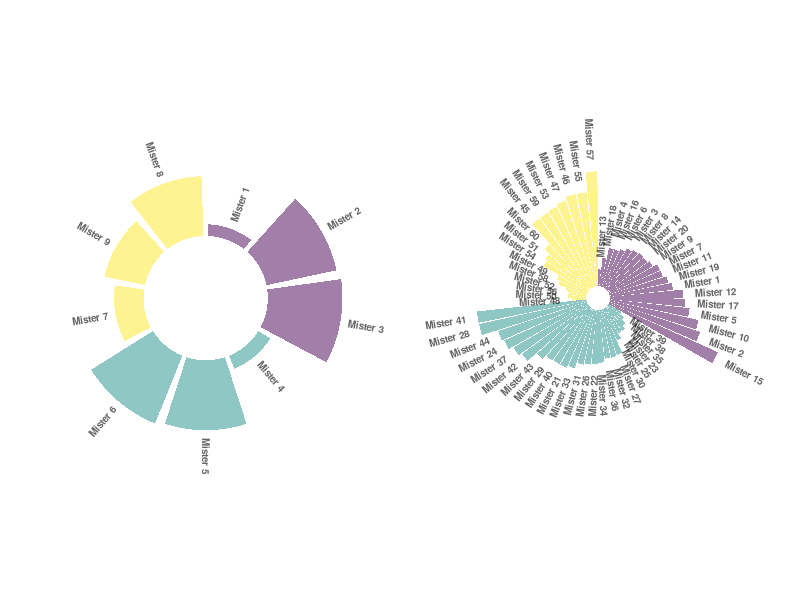
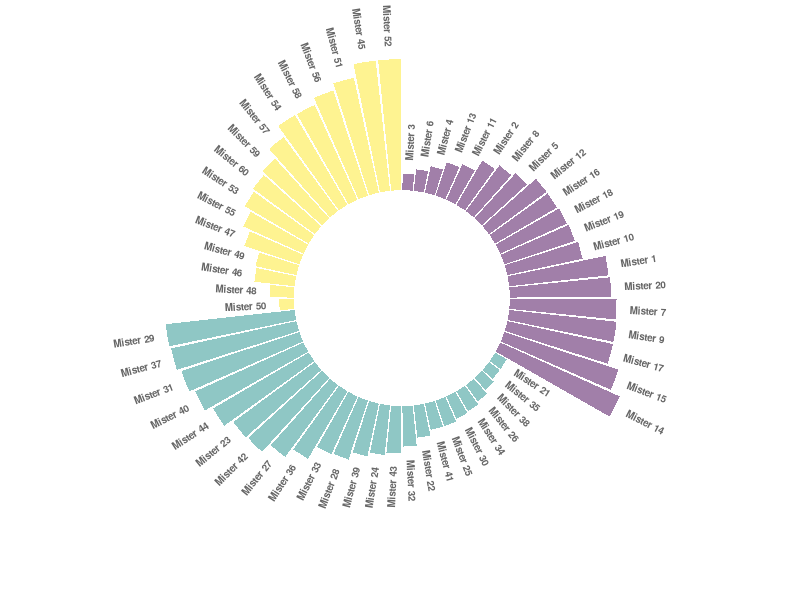

Write R code to recreate these figures, in order.
## ---- chunk 1
# package
library(tidyverse)
library(viridis)
library(patchwork)

# Create dataset
data=data.frame(
  individual=paste( "Mister ", seq(1,9), sep=""),
  group=c( rep('A', 3), rep('C', 3), rep('D', 3)) ,
  value=sample( seq(10,100), 9, replace=T)
)
data = data %>% arrange(group, value)

# Set a number of 'empty bar' to add at the end of each group
empty_bar=1
to_add = data.frame( matrix(NA, empty_bar*nlevels(data$group), ncol(data)) )
colnames(to_add) = colnames(data)
to_add$group=rep(levels(data$group), each=empty_bar)
data=rbind(data, to_add)
data=data %>% arrange(group)
data$id=seq(1, nrow(data))
 
# Get the name and the y position of each label
label_data=data
number_of_bar=nrow(label_data)
angle= 90 - 360 * (label_data$id-0.5) /number_of_bar     # I substract 0.5 because the letter must have the angle of the center of the bars. Not extreme right(1) or extreme left (0)
label_data$hjust<-ifelse( angle < -90, 1, 0)
label_data$angle<-ifelse(angle < -90, angle+180, angle)
 

# Make the plot
p1 = ggplot(data, aes(x=as.factor(id), y=value, fill=group)) +       # Note that id is a factor. If x is numeric, there is some space between the first bar
  
  geom_bar(aes(x=as.factor(id), y=value, fill=group), stat="identity", alpha=0.5) +
  scale_fill_viridis(discrete=TRUE) +
  ylim(-80,120) +
  theme_minimal() +
  theme(
    legend.position = "none",
    axis.text = element_blank(),
    axis.title = element_blank(),
    panel.grid = element_blank(),
    plot.margin = unit(rep(-1,4), "cm") 
  ) +
  coord_polar() + 
  geom_text(data=label_data, aes(x=id, y=value+10, label=individual, hjust=hjust), color="black", fontface="bold",alpha=0.6, size=2.5, angle= label_data$angle, inherit.aes = FALSE ) 
  


# Create dataset 2
data=data.frame(
  individual=paste( "Mister ", seq(1,60), sep=""),
  group=c( rep('A', 20), rep('C', 24), rep('D', 16)) ,
  value=sample( seq(10,100), 60, replace=T)
)
data = data %>% arrange(group, value)

# Set a number of 'empty bar' to add at the end of each group
empty_bar=1
to_add = data.frame( matrix(NA, empty_bar*nlevels(data$group), ncol(data)) )
colnames(to_add) = colnames(data)
to_add$group=rep(levels(data$group), each=empty_bar)
data=rbind(data, to_add)
data=data %>% arrange(group)
data$id=seq(1, nrow(data))
 
# Get the name and the y position of each label
label_data=data
number_of_bar=nrow(label_data)
angle= 90 - 360 * (label_data$id-0.5) /number_of_bar     # I substract 0.5 because the letter must have the angle of the center of the bars. Not extreme right(1) or extreme left (0)
label_data$hjust<-ifelse( angle < -90, 1, 0)
label_data$angle<-ifelse(angle < -90, angle+180, angle)
 

# Make the plot
p2 <- ggplot(data, aes(x=as.factor(id), y=value, fill=group)) +       # Note that id is a factor. If x is numeric, there is some space between the first bar
  
  geom_bar(aes(x=as.factor(id), y=value, fill=group), stat="identity", alpha=0.5) +
  scale_fill_viridis(discrete=TRUE) +
  ylim(-10,120) +
  theme_minimal() +
  theme(
    legend.position = "none",
    axis.text = element_blank(),
    axis.title = element_blank(),
    panel.grid = element_blank(),
    plot.margin = unit(rep(-1,4), "cm") 
  ) +
  coord_polar() + 
  geom_text(data=label_data, aes(x=id, y=value+10, label=individual, hjust=hjust), color="black", fontface="bold",alpha=0.6, size=2.5, angle= label_data$angle, inherit.aes = FALSE ) 
  

p1 + p2
## ---- chunk 2
# package
library(tidyverse)
library(viridis)

# Create dataset
data=data.frame(
  individual=paste( "Mister ", seq(1,60), sep=""),
  group=c( rep('A', 20), rep('C', 24), rep('D', 16)) ,
  value=sample( seq(10,100), 60, replace=T)
)
data = data %>% arrange(group, value)

# Set a number of 'empty bar' to add at the end of each group
empty_bar=1
to_add = data.frame( matrix(NA, empty_bar*nlevels(data$group), ncol(data)) )
colnames(to_add) = colnames(data)
to_add$group=rep(levels(data$group), each=empty_bar)
data=rbind(data, to_add)
data=data %>% arrange(group)
data$id=seq(1, nrow(data))
 
# Get the name and the y position of each label
label_data=data
number_of_bar=nrow(label_data)
angle= 90 - 360 * (label_data$id-0.5) /number_of_bar     # I substract 0.5 because the letter must have the angle of the center of the bars. Not extreme right(1) or extreme left (0)
label_data$hjust<-ifelse( angle < -90, 1, 0)
label_data$angle<-ifelse(angle < -90, angle+180, angle)
 

# Make the plot
p = ggplot(data, aes(x=as.factor(id), y=value, fill=group)) +       # Note that id is a factor. If x is numeric, there is some space between the first bar
  
  geom_bar(aes(x=as.factor(id), y=value, fill=group), stat="identity", alpha=0.5) +
  scale_fill_viridis(discrete=TRUE) +
  ylim(-80,120) +
  theme_minimal() +
  theme(
    legend.position = "none",
    axis.text = element_blank(),
    axis.title = element_blank(),
    panel.grid = element_blank(),
    plot.margin = unit(rep(-1,4), "cm") 
  ) +
  coord_polar() + 
  geom_text(data=label_data, aes(x=id, y=value+10, label=individual, hjust=hjust), color="black", fontface="bold",alpha=0.6, size=2.5, angle= label_data$angle, inherit.aes = FALSE ) 
  
p
